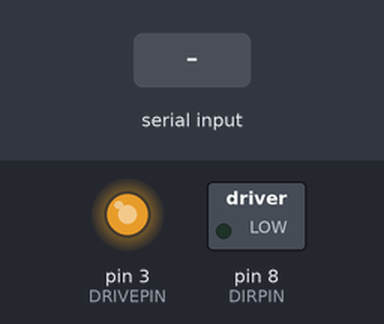
Recording of a sketch running on a simulated Arduino Uno, built with avr-gcc and run on an emulated ATmega328P. Shown: switched loads named in the sketch (green lamp = pin HIGH), output pins drawn as LEDs (lit = HIGH). Inputs (shaded band) come from the test bench. What the sketch prints to the serial monitor is not drawn.

Above: at 11.2 s.
11.3 s: "s90\n" received over Serial
At 12.0 s:
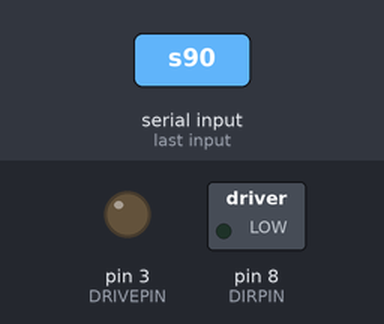
12.8 s: "h90\n" received over Serial
At 13.2 s:
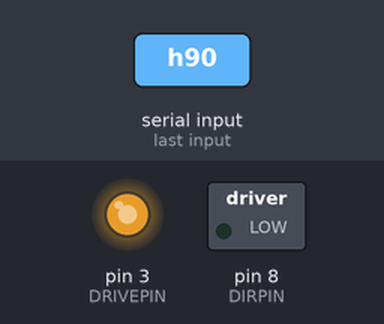
Timing chart, 0 to 15.8 s (numbered marks = the images above; inputs shaded):
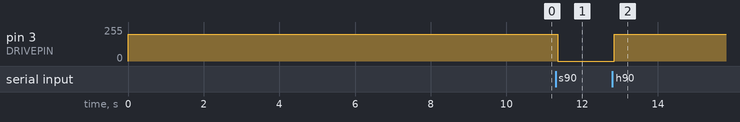

The sketch:

large_actuator_test_poll.ino
```cpp
#include <avr/io.h>

#define DIRPIN    8
#define DRIVEPIN  3           // pwm drive
#define CSPIN     14          //current sense pin
#define ENCPIN    2           // opto encoder output


#define BUADRATE 115200

char inString[32];              // Serial command buffer
bool serialEcho = false;

int pos = 0;       // where we are in travel
bool lastEncState;
bool currDir = 1;                 // holds current direction
int targetPos =0;               //where we want to go
bool nowMoving = false;

unsigned long now_t, prev_t, delta_t;  //timers

void setup() {
  pinMode(DIRPIN, OUTPUT); pinMode(DRIVEPIN, OUTPUT);
  pinMode(ENCPIN, INPUT_PULLUP);


  Serial.begin(BUADRATE);
  goHome();
}

void loop() {
  now_t = millis();
  if(now_t < prev_t){delta_t = now_t + (4294967295 - prev_t);} //millis rollover check
  else{delta_t = now_t - prev_t;}

  serialCheck();
 // if(now_t % 300 == 0){ printPos();}//Serial.print(state); Serial.print(" <state  direction> ");Serial.println(currDir);}
  chkTarget();

  encChk();

  prev_t = now_t;
}
// encoder function **************************************************
void encChk(){
  if(nowMoving){
      bool now_p = digitalRead(ENCPIN);  //bool now_p = bitRead(PIND,2);
      if(now_p == 0 && lastEncState == 1){
          if(currDir == 0){pos--;lastEncState = 0;} else{pos++; lastEncState = 0;}
      }
      else if(now_p == 1 && lastEncState == 0){lastEncState = 1;}
  }
}

// motor functions ***************************************************
void goHome(){
  moveMotor(0,200);
  delay(10000);
  pos =0;
  printPos();
  /*
  int prev_state = state;
  bool loopin = true;
  while(loopin){
    prev_state = state;
    delay(10);
    if(prev_state == state){state =0; loopin = false;}
  }
  */
}
void moveMotor(bool dir,int mSpeed){       //dir 1= out, 0 = in, speed 0-254
  currDir = dir;
  digitalWrite(DIRPIN,dir); // set pin 8 //digitalWrite(DIRPIN,dir);
  analogWrite(DRIVEPIN, mSpeed);
}
void moveMotorTo(int targPos, int mSpeed){
  if(targPos == pos){return;}
  else if(targPos > pos){nowMoving = true; targetPos = targPos; moveMotor(1, mSpeed);}
  else if(targPos < pos){nowMoving = true; targetPos = targPos; moveMotor(0, mSpeed);}
}
void chkTarget(){                       // check to see if at target then stop
  if(nowMoving == true){
    if(pos == targetPos){ haltMotor(); nowMoving = false;}
    //else{adjustSpeed();}
  }
}
int disToGo(){                      // calculate how far to target and adjust speed
  return targetPos - pos;
}


void haltMotor(){
  digitalWrite(DRIVEPIN, 0);   // set pin 3 low //digitalWrite(DRIVEPIN, 0);
}
// Serial functions **************************************************
void printPos(){
  Serial.println(pos);
}

bool serialCheck() {
  int i=0;
  if (Serial.available()) {
    delay(50);
    while(Serial.available()) {
      inString[i++] = Serial.read();
    }
    inString[i++]='\0';
    if (serialEcho) {
      Serial.println(inString);
    }
    commandParser(inString);
    return true;
  }
  return false;
}

void commandParser(char * command){
  int i =0;
  if(command[i] == 'h'){goHome();} // home command
  else if(command[i] == 'q'){printPos();}
  else if(command[i] == 's'){haltMotor();}
  else if(command[i] == 'g'){
    char one_str[11]={}; int x =0; long one_l = 0;
    char two_str[11]={}; int y =0; long two_l =0;
    char three_str[11]={};  int z =0; long three_l =0;
    while(command[i] != '/' && i<32) {
      i++;
      one_str[x] = command[i];
      x++;
    }
    one_str[x+1] = '\0';
    one_l = atol(one_str);


    i++;  // skip the forward slash

    while(command[i] != '/' && i<32) {
      two_str[y] = command[i];
      i++;
      y++;
    }
    two_str[y+1] = '\0';
    two_l = atol(two_str);


    i++;  // skip the forward slash

    while(command[i] != '/' && i<32) {
      three_str[z] = command[i];
      i++;
      z++;
    }
    three_str[z+1] = '\0';
    three_l = atol(three_str);

   // moveMotor(bool(one_l),int(two_l));
   moveMotorTo(int(one_l),int(two_l));

  }
} // end commandParser()
```

Measured:
- after the input at 11.3 s, pin 3 (DRIVEPIN): 200/255 → 0/255 after 0.05 s
- after the input at 12.8 s, pin 3 (DRIVEPIN): 0/255 → 200/255 after 0.05 s
